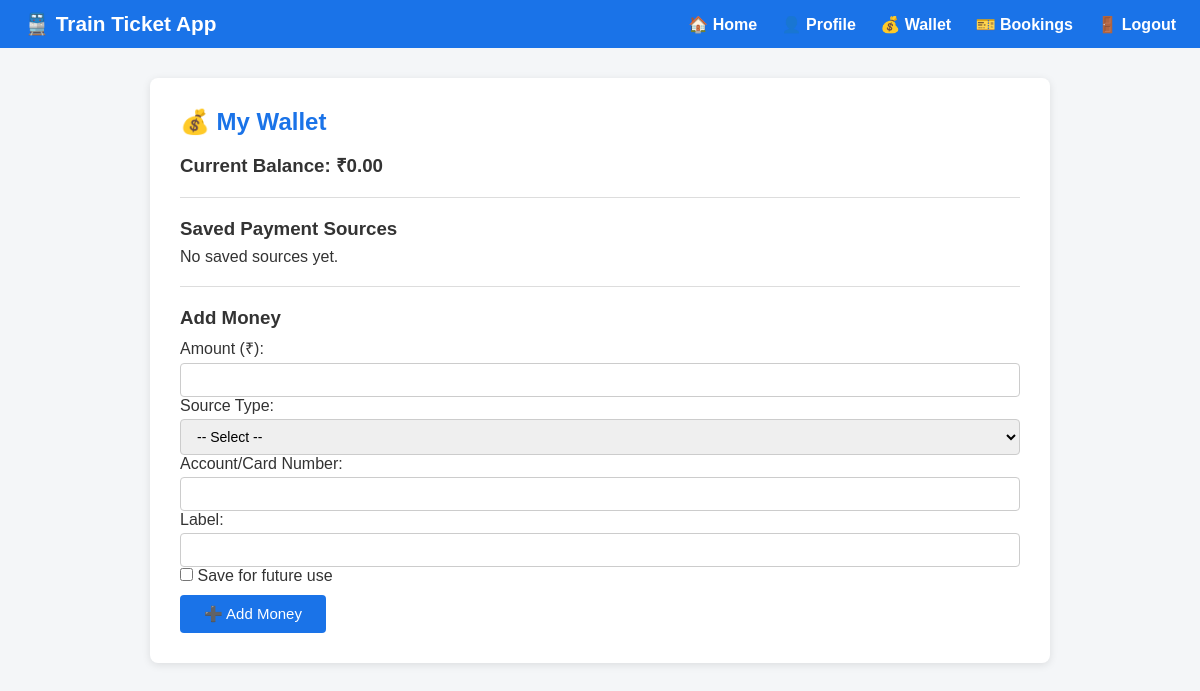
/wallet/ (signed in), run on an earlier commit of the app's database.
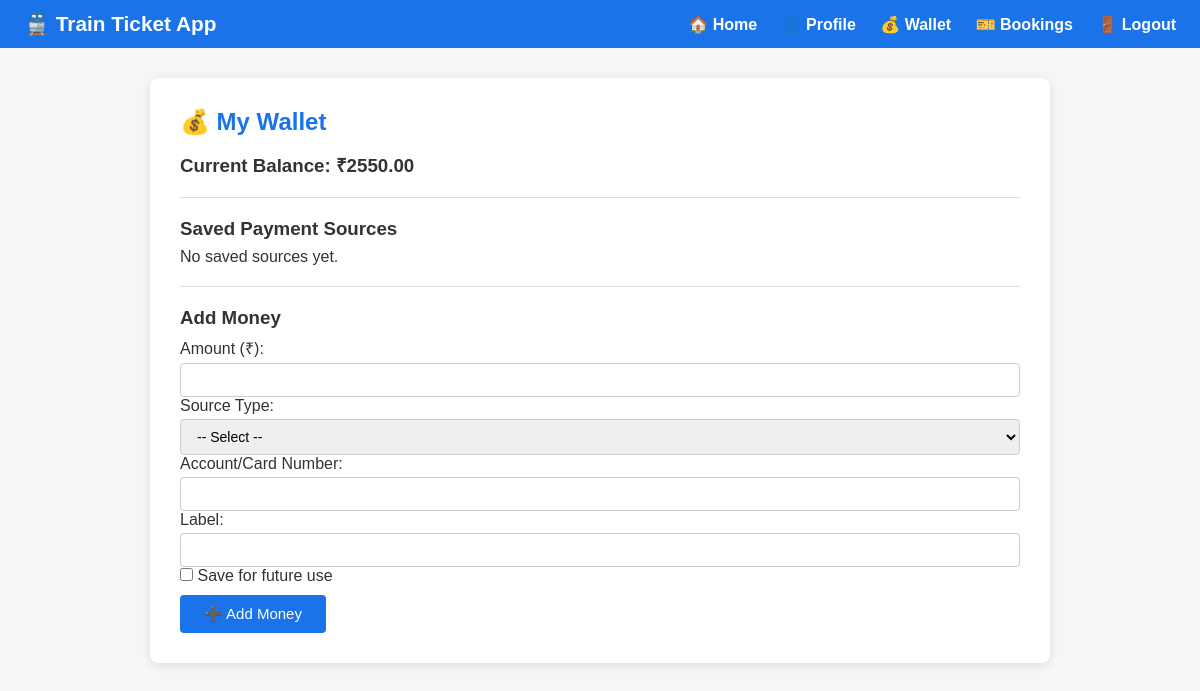
And on a later commit of the database.
### wallet/models.py (models this page shows, shortened)
class Wallet(models.Model):
    user = models.OneToOneField(User, on_delete=models.CASCADE)
    balance = models.DecimalField(max_digits=10, decimal_places=2, default=0.00)
    updated_at = models.DateTimeField(auto_now=True)

### wallet/views.py (the view, shortened to what this page needs)
# urls.py: path('', views.wallet_view, name='wallet'),
@login_required(login_url='login')
def wallet_view(request):
    wallet, created = Wallet.objects.get_or_create(user=request.user)
    form = AddMoneyForm(user=request.user, data=request.POST or None)
    sources = PaymentSource.objects.filter(user=request.user)
    return render(request, 'wallet/wallet.html', {
        'wallet': wallet,
        'form': form,
        'sources': sources,
    })

### wallet/forms.py
class AddMoneyForm(forms.Form):
    amount = forms.DecimalField(max_digits=10, decimal_places=2, min_value=1)
    source = forms.ModelChoiceField(queryset=PaymentSource.objects.none(), required=False)
    new_source_type = forms.ChoiceField(
        choices=[('', '-- Select --'), ('savings', 'Savings Account'), ('credit', 'Credit Card')],
        required=False
    )
    new_account_number = forms.CharField(max_length=20, required=False)
    new_label = forms.CharField(max_length=50, required=False)
    save_source = forms.BooleanField(required=False)
    def __init__(self, user, *args, **kwargs):
        super().__init__(*args, **kwargs)
        self.fields['source'].queryset = PaymentSource.objects.filter(user=user)

### wallet/templates/wallet/wallet.html (shortened to what this page needs)
{% extends 'base.html' %}
{% block content %}
  <h2>💰 My Wallet</h2>
  <h3>Current Balance: ₹{{ wallet.balance }}</h3>
  <hr>
  <h3>Saved Payment Sources</h3>
  {% if sources %}
    <ul>{% for s in sources %}
      <li>{{ s.get_source_type_display }} — {{ s.label }} (****{{ s.account_number|slice:"-4:" }})</li>
    {% endfor %}</ul>
  {% else %}
    <p>No saved sources yet.</p>
  {% endif %}
  <hr>
  <h3>Add Money</h3>
  <form method="POST">
    <p><label>Amount (₹):</label>
      <input type="number" name="amount" min="1" step="0.01" required>
    </p>
    <p><label>Source Type:</label>
      <select name="new_source_type">
        <option value="">-- Select --</option>
      </select>
    </p>
    <p><label>Account/Card Number:</label>
      <input type="text" name="new_account_number">
    </p>
    <p><label>Label:</label>
      <input type="text" name="new_label">
    </p>
    <p><input type="checkbox" name="save_source"> Save for future use</p>
    <button type="submit">➕ Add Money</button>
  </form>
{% endblock %}

What changed in the data, as far as the page shows it:
changed Wallet: balance "0.00" → "2550.00"
